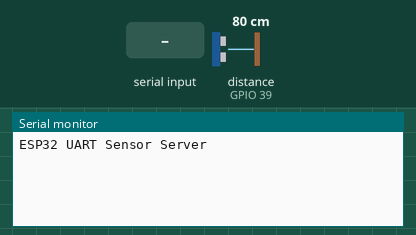
A sketch run on a simulated ESP32. Shown: the last lines printed to the serial monitor. Inputs (shaded band) come from the test bench; at power-on: distance to the obstacle (sensor on GPIO 39) 80 cm. The echo pulse lasts 58.3 µs per cm.

Above: at 1.2 s.
1.3 s: "MEASURE\n" received over the second serial link
At 1.9 s:
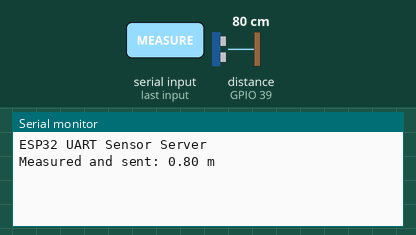
2.8 s: "1\n" received over the second serial link
At 4.1 s:
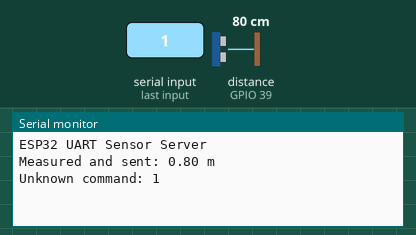

The sketch:

tank_unit.ino
```cpp
#define TXD1 1
#define RXD1 3

#define TRIGGER_PIN  32
#define ECHO_PIN     39

#include <HardwareSerial.h>

HardwareSerial mySerial(1);

void setup() {
  Serial.begin(115200);
  mySerial.begin(9600, SERIAL_8N1, RXD1, TXD1);

  pinMode(TRIGGER_PIN, OUTPUT);
  pinMode(ECHO_PIN, INPUT);

  Serial.println("ESP32 UART Sensor Server");
}

void loop() {
  // Check if data is available from UART
  if (mySerial.available()) {
    String command = mySerial.readStringUntil('\n');
    command.trim(); // Remove whitespace

    if (command == "MEASURE") {
      float distance = measureDistance();

      if (distance < 0) {
        mySerial.println("ERROR");
        Serial.println("Measurement timeout");
      } else {
        mySerial.println(String(distance, 3)); // Send distance in meters with 3 decimals
        Serial.print("Measured and sent: ");
        Serial.print(distance);
        Serial.println(" m");
      }
    } else {
      Serial.println("Unknown command: " + command);
    }
  }
}

float measureDistance() {
  long duration;
  float distance;

  // Trigger pulse
  digitalWrite(TRIGGER_PIN, LOW);
  delayMicroseconds(2);
  digitalWrite(TRIGGER_PIN, HIGH);
  delayMicroseconds(10);
  digitalWrite(TRIGGER_PIN, LOW);

  // Echo pulse
  duration = pulseIn(ECHO_PIN, HIGH, 30000); // 30ms timeout

  if (duration == 0) {
    return -1.0; // Timeout = invalid
  }

  // Calculate distance (meters)
  distance = (duration / 2.0) * 0.000343;
  return distance;
}
```

Measured:
- after the input at 1.3 s, the serial monitor: prints a new line at once (image 1)
- after the input at 2.8 s, the serial monitor: prints a new line at once (image 2)
